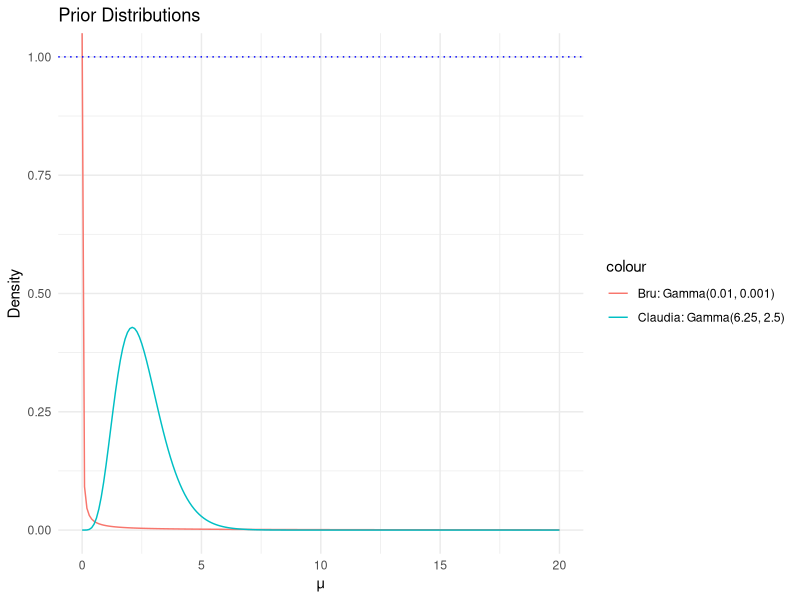
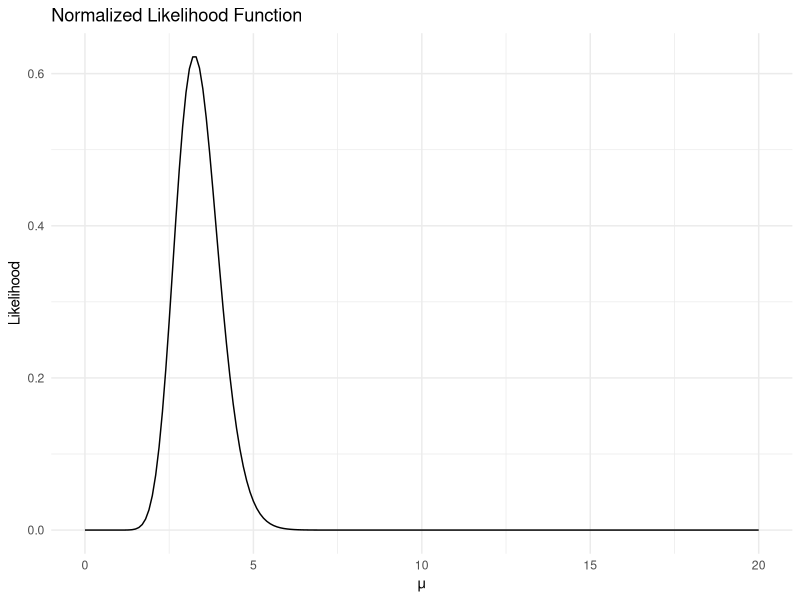
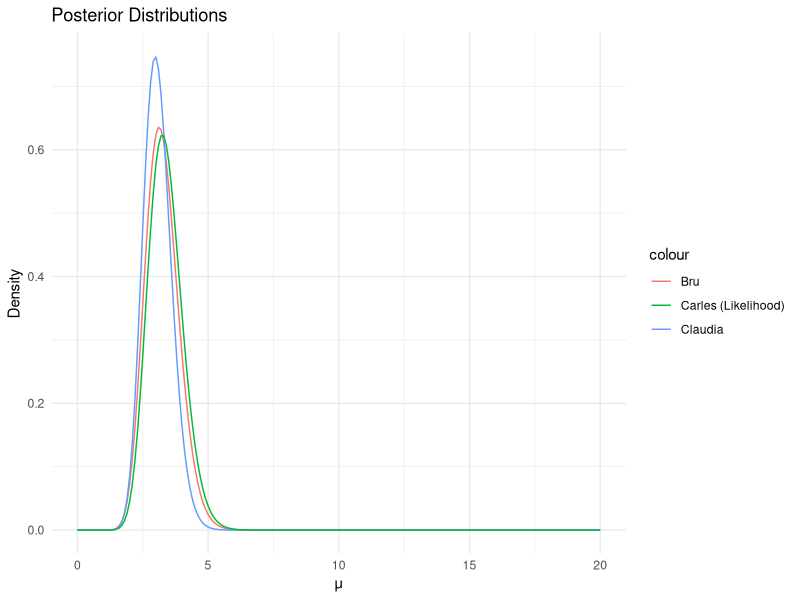

Write R code to recreate these figures, in order. (Note: this script raises an error after producing the figures.)
library(ggplot2)

x_vals <- seq(0, 20, 0.1)

bru_prior <- dgamma(x_vals, shape = 0.01, rate = 0.001)
claudia_prior <- dgamma(x_vals, shape = 6.25, rate = 2.5)

ggplot(data.frame(x_vals, bru_prior, claudia_prior), aes(x=x_vals)) +
  geom_line(aes(y=bru_prior, color='Bru: Gamma(0.01, 0.001)')) +
  geom_line(aes(y=claudia_prior, color='Claudia: Gamma(6.25, 2.5)')) +
  geom_hline(yintercept = 1, color='blue', linetype='dotted') + # Carles: Flat
  labs(title="Prior Distributions", x="μ", y="Density") +
  theme_minimal()


data <- c(3, 2, 0, 8, 2, 4, 6, 1)

likelihood <- function(mu) {
  prod(dpois(data, mu))
}

likelihood_vals <- sapply(x_vals, likelihood)

# Integrate the likelihood to get the normalization factor
integrated_likelihood <- function(mu) {
  prod(dpois(data, mu))
}


# Calculate the area using the trapezoidal rule
trapezoidal_rule <- function(y_values, x_values) {
  n <- length(y_values)
  area <- sum(0.5 * (y_values[-1] + y_values[-n]) * diff(x_values))
  return(area)
}

total_area <- trapezoidal_rule(likelihood_vals, x_vals)

normalized_likelihood_vals <- likelihood_vals / total_area


ggplot(data.frame(x_vals, normalized_likelihood_vals), aes(x=x_vals, y=normalized_likelihood_vals)) +
  geom_line(color='black') +
  labs(title="Normalized Likelihood Function", x="μ", y="Likelihood") +
  theme_minimal()


sum_data <- sum(data)
n <- length(data)

bru_alpha_post <- 0.01 + sum_data
bru_beta_post <- 0.001 + n
bru_posterior <- dgamma(x_vals, shape=bru_alpha_post, rate=bru_beta_post)

claudia_alpha_post <- 6.25 + sum_data
claudia_beta_post <- 2.5 + n
claudia_posterior <- dgamma(x_vals, shape=claudia_alpha_post, rate=claudia_beta_post)

ggplot(data.frame(x_vals, bru_posterior, claudia_posterior, normalized_likelihood_vals), aes(x=x_vals)) +
  geom_line(aes(y=bru_posterior, color='Bru')) +
  geom_line(aes(y=claudia_posterior, color='Claudia')) +
  geom_line(aes(y=normalized_likelihood_vals, color='Carles (Likelihood)')) +
  labs(title="Posterior Distributions", x="μ", y="Density") +
  theme_minimal()


# bru_ci <- qgamma(c(0.05, 0.95), shape=bru_alpha_post, rate=bru_beta_post)
# claudia_ci <- qgamma(c(0.05, 0.95), shape=claudia_alpha_post, rate=claudia_beta_post)
# 
# print(bru_ci)
# print(claudia_ci)

# d) Calculate a 90% credible interval of the number of accidents for next weekend
# for each of the three Bayesian models

# Define the range of possible number of accidents
x_accidents <- 0:20


# Clàudia
size_claudia <- claudia_alpha_post
prob_claudia <- 1 / (1 + claudia_beta_post)
pred_claudia <- dnbinom(x_accidents, size=size_claudia, prob=prob_claudia)
CI_claudia <- qnbinom(p=c(0.05, 0.95), size=size_claudia, prob=prob_claudia)

# Plotting posterior predictive distributions
plot(x_accidents, pred_bru, type="h", col="blue", lwd=2, xlab="x", ylab="Probability",
     main="Posterior Predictive Distributions")
lines(x_accidents, pred_claudia, type="h", col="red", lwd=2)
legend("topright", legend=c("Bru", "Clàudia"), col=c("blue", "red"), lwd=2)


# Bru
size_bru <- bru_alpha_post
prob_bru <- size_bru / (size_bru + bru_beta_post)
pred_bru <- dnbinom(x_accidents, size=size_bru, prob=prob_bru)
CI_bru <- qnbinom(p=c(0.05, 0.95), size=size_bru, prob=prob_bru)

# Print the 90% credible interval for the number of accidents next weekend
print(CI_bru)


# Printing 90% credible intervals
print(CI_bru)
print(CI_claudia)

# For Carles, the posterior predictive distribution might need to be computed numerically.
